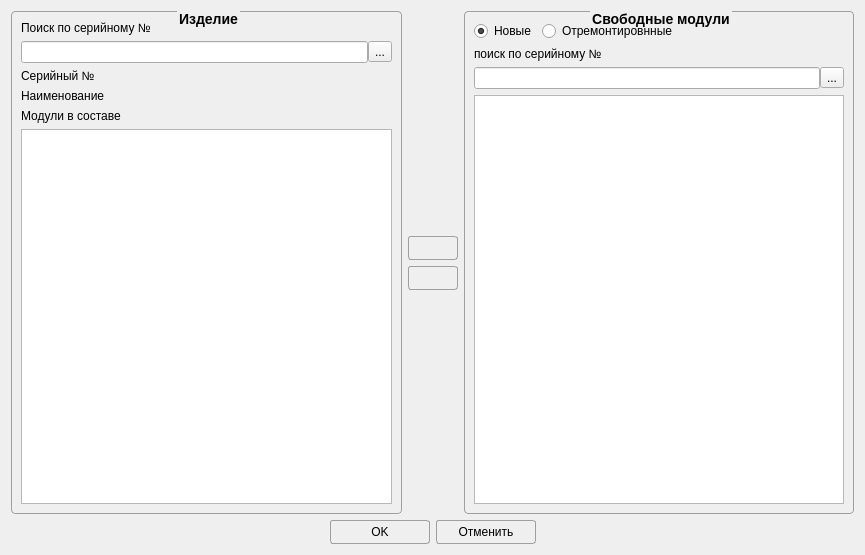
<?xml version="1.0" encoding="UTF-8"?>
<ui version="4.0">
 <class>ComplectProductWindow</class>
 <widget class="QDialog" name="ComplectProductWindow">
  <property name="geometry">
   <rect>
    <x>0</x>
    <y>0</y>
    <width>865</width>
    <height>555</height>
   </rect>
  </property>
  <property name="windowTitle">
   <string>Установка оборудования</string>
  </property>
  <property name="styleSheet">
   <string notr="true">QGroupBox {
    border: 1px solid #9F9F9F;
    font-size: 14px;
    font-weight: 800;
    color: black;
    border-radius: 4px;
    margin-top: 2.5ex; 
    padding-top: 2ex;
}
QGroupBox::title {
    subcontrol-origin: margin;
    subcontrol-position: top center;
}


QPushButton {
    border-radius: 3px;
    border: 1px solid #9F9F9F;
	padding-left: 8px;
	padding-right: 8px;
	padding-top: 4px;
	padding-bottom: 4px;
}

QPushButton:hover { 
	background-color: white;
}

QPushButton:pressed {
background-color: LightGray;
    position: relative;
     top: 4px; left: 4px;
}


</string>
  </property>
  <layout class="QVBoxLayout" name="verticalLayout_5">
   <item>
    <layout class="QHBoxLayout" name="horizontalLayout_5">
     <item>
      <widget class="QGroupBox" name="groupBox_2">
       <property name="font">
        <font>
         <pointsize>-1</pointsize>
         <fontweight>ExtraBold</fontweight>
        </font>
       </property>
       <property name="title">
        <string>Изделие</string>
       </property>
       <layout class="QVBoxLayout" name="verticalLayout_2">
        <item>
         <widget class="QLabel" name="labelSearchProd">
          <property name="text">
           <string>Поиск по серийному №</string>
          </property>
         </widget>
        </item>
        <item>
         <layout class="QHBoxLayout" name="horizontalLayout">
          <property name="spacing">
           <number>0</number>
          </property>
          <item>
           <widget class="QLineEdit" name="leNumProdSearch"/>
          </item>
          <item>
           <widget class="QToolButton" name="tbProdSearch">
            <property name="text">
             <string>...</string>
            </property>
            <property name="icon">
             <iconset resource="resource.qrc">
              <normaloff>:/image/search.png</normaloff>:/image/search.png</iconset>
            </property>
           </widget>
          </item>
         </layout>
        </item>
        <item>
         <layout class="QFormLayout" name="formLayout">
          <item row="0" column="0">
           <widget class="QLabel" name="label_14">
            <property name="text">
             <string>Серийный №</string>
            </property>
           </widget>
          </item>
          <item row="0" column="1">
           <widget class="QLabel" name="lbNumProd">
            <property name="font">
             <font>
              <bold>true</bold>
             </font>
            </property>
            <property name="text">
             <string/>
            </property>
           </widget>
          </item>
          <item row="1" column="0">
           <widget class="QLabel" name="label_4">
            <property name="text">
             <string>Наименование</string>
            </property>
           </widget>
          </item>
          <item row="1" column="1">
           <widget class="QLabel" name="lbNameProd">
            <property name="font">
             <font>
              <bold>true</bold>
             </font>
            </property>
            <property name="text">
             <string/>
            </property>
           </widget>
          </item>
         </layout>
        </item>
        <item>
         <layout class="QVBoxLayout" name="verticalLayout">
          <item>
           <widget class="QLabel" name="label">
            <property name="text">
             <string>Модули в составе</string>
            </property>
           </widget>
          </item>
          <item>
           <widget class="QListWidget" name="lwInnerModule"/>
          </item>
         </layout>
        </item>
       </layout>
      </widget>
     </item>
     <item>
      <layout class="QVBoxLayout" name="verticalLayout_4">
       <property name="sizeConstraint">
        <enum>QLayout::SizeConstraint::SetDefaultConstraint</enum>
       </property>
       <item>
        <spacer name="verticalSpacer">
         <property name="orientation">
          <enum>Qt::Orientation::Vertical</enum>
         </property>
         <property name="sizeHint" stdset="0">
          <size>
           <width>20</width>
           <height>40</height>
          </size>
         </property>
        </spacer>
       </item>
       <item>
        <widget class="QPushButton" name="pbAddModul">
         <property name="text">
          <string/>
         </property>
         <property name="icon">
          <iconset resource="resource.qrc">
           <normaloff>:/image/ArrowLeft.png</normaloff>:/image/ArrowLeft.png</iconset>
         </property>
        </widget>
       </item>
       <item>
        <widget class="QPushButton" name="pbDeleteModul">
         <property name="text">
          <string/>
         </property>
         <property name="icon">
          <iconset resource="resource.qrc">
           <normaloff>:/image/ArrowRight.png</normaloff>:/image/ArrowRight.png</iconset>
         </property>
        </widget>
       </item>
       <item>
        <spacer name="verticalSpacer_2">
         <property name="orientation">
          <enum>Qt::Orientation::Vertical</enum>
         </property>
         <property name="sizeHint" stdset="0">
          <size>
           <width>20</width>
           <height>40</height>
          </size>
         </property>
        </spacer>
       </item>
      </layout>
     </item>
     <item>
      <widget class="QGroupBox" name="groupBox">
       <property name="title">
        <string>Свободные модули</string>
       </property>
       <layout class="QVBoxLayout" name="verticalLayout_3">
        <item>
         <layout class="QHBoxLayout" name="horizontalLayout_2">
          <item>
           <widget class="QRadioButton" name="rbNewModule">
            <property name="text">
             <string>Новые</string>
            </property>
            <property name="checked">
             <bool>true</bool>
            </property>
           </widget>
          </item>
          <item>
           <widget class="QRadioButton" name="rbOldModule">
            <property name="text">
             <string>Отремонтировнные</string>
            </property>
           </widget>
          </item>
          <item>
           <spacer name="horizontalSpacer_3">
            <property name="orientation">
             <enum>Qt::Orientation::Horizontal</enum>
            </property>
            <property name="sizeHint" stdset="0">
             <size>
              <width>40</width>
              <height>20</height>
             </size>
            </property>
           </spacer>
          </item>
         </layout>
        </item>
        <item>
         <widget class="QLabel" name="label_9">
          <property name="text">
           <string>поиск по серийному №</string>
          </property>
         </widget>
        </item>
        <item>
         <layout class="QHBoxLayout" name="horizontalLayout_3">
          <property name="spacing">
           <number>0</number>
          </property>
          <item>
           <widget class="QLineEdit" name="leNumModSearch"/>
          </item>
          <item>
           <widget class="QToolButton" name="tbSearchModul">
            <property name="text">
             <string>...</string>
            </property>
            <property name="icon">
             <iconset resource="resource.qrc">
              <normaloff>:/image/search.png</normaloff>:/image/search.png</iconset>
            </property>
           </widget>
          </item>
         </layout>
        </item>
        <item>
         <widget class="QListWidget" name="lwOuterModule"/>
        </item>
       </layout>
      </widget>
     </item>
    </layout>
   </item>
   <item>
    <layout class="QHBoxLayout" name="horizontalLayout_4">
     <item>
      <spacer name="horizontalSpacer">
       <property name="orientation">
        <enum>Qt::Orientation::Horizontal</enum>
       </property>
       <property name="sizeHint" stdset="0">
        <size>
         <width>40</width>
         <height>20</height>
        </size>
       </property>
      </spacer>
     </item>
     <item>
      <widget class="QPushButton" name="pbOK">
       <property name="minimumSize">
        <size>
         <width>100</width>
         <height>0</height>
        </size>
       </property>
       <property name="text">
        <string>OK</string>
       </property>
       <property name="icon">
        <iconset resource="resource.qrc">
         <normaloff>:/image/Apply24x24.png</normaloff>:/image/Apply24x24.png</iconset>
       </property>
      </widget>
     </item>
     <item>
      <widget class="QPushButton" name="pbCancel">
       <property name="minimumSize">
        <size>
         <width>100</width>
         <height>0</height>
        </size>
       </property>
       <property name="text">
        <string>Отменить</string>
       </property>
       <property name="icon">
        <iconset resource="resource.qrc">
         <normaloff>:/image/cancel2.png</normaloff>:/image/cancel2.png</iconset>
       </property>
      </widget>
     </item>
     <item>
      <spacer name="horizontalSpacer_2">
       <property name="orientation">
        <enum>Qt::Orientation::Horizontal</enum>
       </property>
       <property name="sizeHint" stdset="0">
        <size>
         <width>40</width>
         <height>20</height>
        </size>
       </property>
      </spacer>
     </item>
    </layout>
   </item>
  </layout>
 </widget>
 <tabstops>
  <tabstop>leNumProdSearch</tabstop>
  <tabstop>leNumModSearch</tabstop>
  <tabstop>rbNewModule</tabstop>
  <tabstop>rbOldModule</tabstop>
  <tabstop>pbAddModul</tabstop>
  <tabstop>pbDeleteModul</tabstop>
  <tabstop>pbOK</tabstop>
  <tabstop>pbCancel</tabstop>
  <tabstop>lwOuterModule</tabstop>
  <tabstop>lwInnerModule</tabstop>
  <tabstop>tbSearchModul</tabstop>
  <tabstop>tbProdSearch</tabstop>
 </tabstops>
 <resources>
  <include location="resource.qrc"/>
 </resources>
 <connections>
  <connection>
   <sender>pbCancel</sender>
   <signal>clicked()</signal>
   <receiver>ComplectProductWindow</receiver>
   <slot>reject()</slot>
   <hints>
    <hint type="sourcelabel">
     <x>469</x>
     <y>531</y>
    </hint>
    <hint type="destinationlabel">
     <x>432</x>
     <y>277</y>
    </hint>
   </hints>
  </connection>
 </connections>
</ui>
